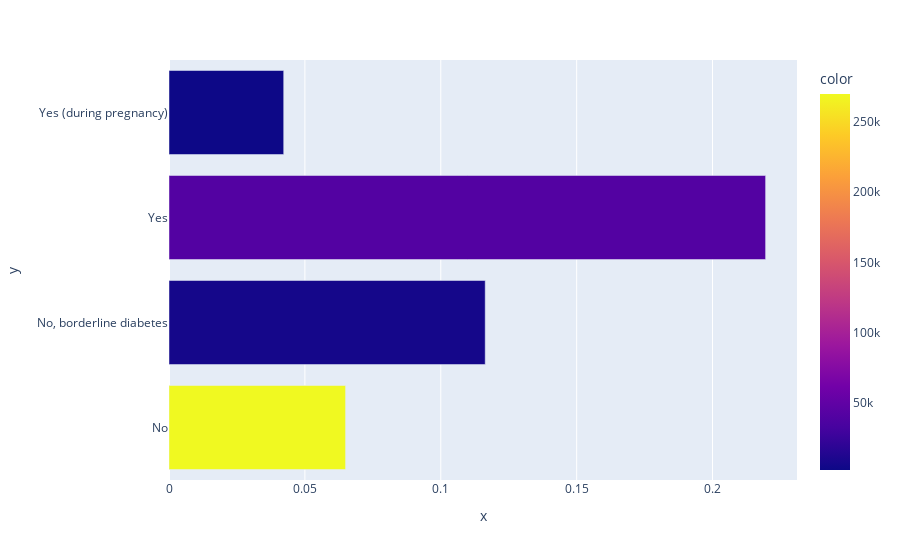

Here is the notebook cell this chart was saved with:
### Code cell
A=list(data.groupby('Diabetic').groups.keys())
B=[]
C=[]
for p in A:
    x=data.loc[(data['Diabetic']==p),:].loc[data['HeartDisease']=='Yes'].count()['HeartDisease']
    y=data.loc[(data['Diabetic']==p),].count()['HeartDisease']
    B+=[x/y]
    C+=[y]
px.bar(x=B,y=A,color=C)

### Figure 1 — Plotly figure (JSON) as saved in the notebook; plotly's stock layout.template omitted (floating-point values rounded to 4 significant figures)
{"data": [{"hovertemplate": "x=%{x}<br>y=%{y}<br>color=%{marker.color}<extra></extra>", "legendgroup": "", "marker": {"color": [269653, 6781, 40802, 2559], "coloraxis": "coloraxis", "pattern": {"shape": ""}}, "name": "", "orientation": "h", "showlegend": false, "textposition": "auto", "type": "bar", "x": [0.06497, 0.1164, 0.2195, 0.0422], "xaxis": "x", "y": ["No", "No, borderline diabetes", "Yes", "Yes (during pregnancy)"], "yaxis": "y"}], "layout": {"barmode": "relative", "coloraxis": {"colorbar": {"title": {"text": "color"}}, "colorscale": [[0, "#0d0887"], [0.1111, "#46039f"], [0.2222, "#7201a8"], [0.3333, "#9c179e"], [0.4444, "#bd3786"], [0.5556, "#d8576b"], [0.6667, "#ed7953"], [0.7778, "#fb9f3a"], [0.8889, "#fdca26"], [1, "#f0f921"]]}, "legend": {"tracegroupgap": 0}, "margin": {"t": 60}, "xaxis": {"anchor": "y", "domain": [0, 1], "title": {"text": "x"}}, "yaxis": {"anchor": "x", "domain": [0, 1], "title": {"text": "y"}}}}
